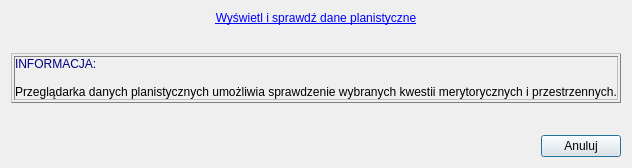
<?xml version="1.0" encoding="UTF-8"?>
<ui version="4.0">
 <class>Dialog</class>
 <widget class="QDialog" name="Dialog">
  <property name="geometry">
   <rect>
    <x>0</x>
    <y>0</y>
    <width>500</width>
    <height>159</height>
   </rect>
  </property>
  <property name="font">
   <font>
    <kerning>true</kerning>
   </font>
  </property>
  <property name="windowTitle">
   <string>Dialog</string>
  </property>
  <layout class="QGridLayout" name="gridLayout">
   <item row="0" column="0">
    <layout class="QVBoxLayout" name="verticalLayout">
     <item>
      <layout class="QGridLayout" name="gridLayout_2">
       <item row="0" column="0">
        <widget class="QLabel" name="label_2">
         <property name="text">
          <string>&lt;html&gt;&lt;head/&gt;&lt;body&gt;&lt;a href=&quot;https://www.gov.pl/web/gov/sprawdz-poprawnosc-danych-przestrzennych-oraz-metadanych#l&quot;&gt;Wyświetl i sprawdź dane planistyczne&lt;/a&gt;
&lt;br&gt;&lt;br&gt;
&lt;table style=&quot;border-collapse: collapse; width: 100%;&quot; border=&quot;1&quot;&gt;&lt;tbody&gt;&lt;tr&gt;&lt;td style=&quot;width: 100%;&quot;&gt;&lt;span style=&quot;text-indent: 0px; margin: 0px; color: #000080;&quot;&gt;INFORMACJA: &lt;/span&gt;&lt;p style=&quot;-qt-block-indent: 0; text-indent: 0px; margin: 0px;&quot;&gt;&amp;nbsp;&lt;/p&gt;&lt;p style=&quot;-qt-block-indent: 0; text-indent: 0px; margin: 0px;&quot;&gt;Przeglądarka danych planistycznych umożliwia sprawdzenie wybranych kwestii merytorycznych i przestrzennych.&lt;/p&gt;&lt;/td&gt;&lt;/tr&gt;&lt;/tbody&gt;&lt;/table&gt;&lt;p&gt;&amp;nbsp;&lt;/p&gt;
&lt;/body&gt;&lt;/html&gt;</string>
         </property>
         <property name="alignment">
          <set>Qt::AlignCenter</set>
         </property>
         <property name="openExternalLinks">
          <bool>true</bool>
         </property>
         <property name="textInteractionFlags">
          <set>Qt::TextBrowserInteraction</set>
         </property>
        </widget>
       </item>
      </layout>
     </item>
     <item>
      <layout class="QHBoxLayout" name="horizontalLayout_5">
       <item>
        <spacer name="horizontalSpacer_2">
         <property name="orientation">
          <enum>Qt::Horizontal</enum>
         </property>
         <property name="sizeHint" stdset="0">
          <size>
           <width>40</width>
           <height>20</height>
          </size>
         </property>
        </spacer>
       </item>
       <item>
        <widget class="QPushButton" name="close_btn">
         <property name="toolTip">
          <string>&lt;html&gt;&lt;head/&gt;&lt;body&gt;&lt;p&gt;Przycisk &lt;span style=&quot; font-style:italic;&quot;&gt;Zakończ&lt;/span&gt; zakończy działanie wtyczki&lt;/p&gt;&lt;/body&gt;&lt;/html&gt;</string>
         </property>
         <property name="text">
          <string>Anuluj</string>
         </property>
        </widget>
       </item>
      </layout>
     </item>
    </layout>
   </item>
  </layout>
 </widget>
 <resources/>
 <connections/>
</ui>
